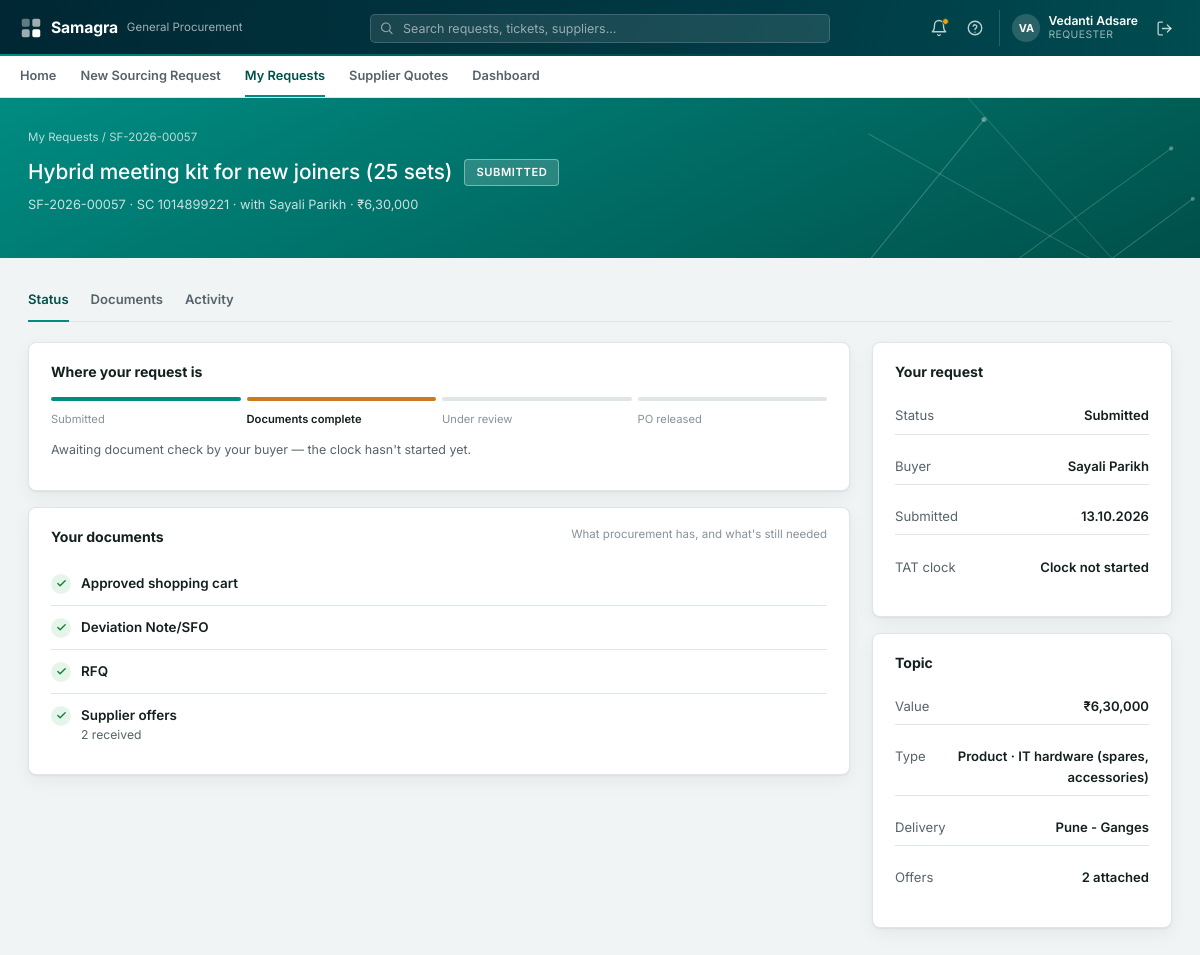
The app's page /requests/57 (signed in), older data.
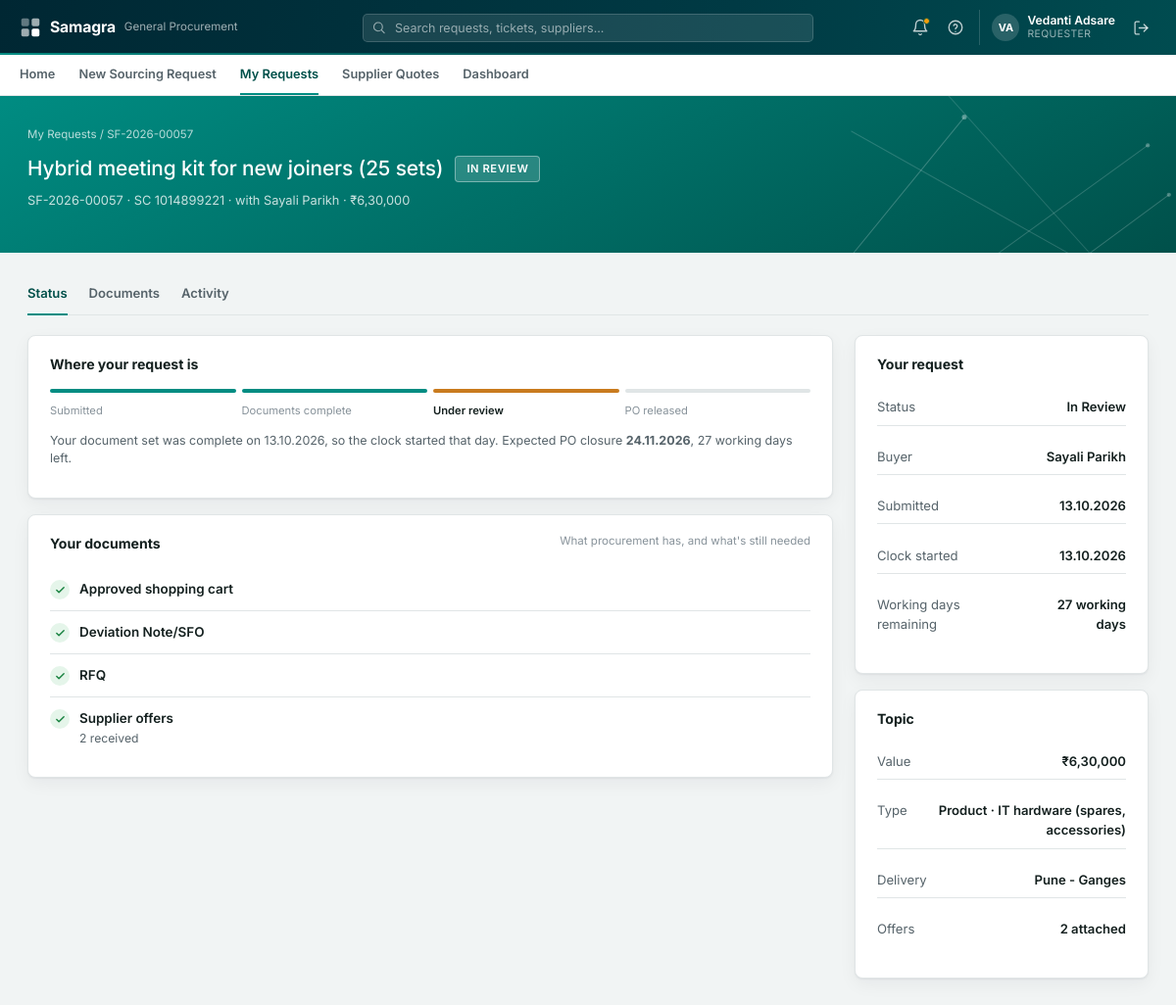
The same page, newer data.
### tables this page shows
CREATE TABLE cases (
    id                          INTEGER PRIMARY KEY AUTOINCREMENT,
    ticket_no                   TEXT UNIQUE,
    sc_number                   TEXT NOT NULL UNIQUE,
    topic_title                 TEXT NOT NULL,
    description                 TEXT,
    requestor_name              TEXT NOT NULL,
    requestor_email             TEXT NOT NULL,
    requestor_contact           TEXT,
    is_on_behalf                INTEGER DEFAULT 0,
    submitted_by_name           TEXT,
    submitted_by_email          TEXT,
    requesting_dept             TEXT NOT NULL,
    requisitioning_bu           TEXT,
    expense_commodity           TEXT,
    delivery_location           TEXT,
    topic_value_inr             REAL NOT NULL,
    currency                    TEXT,
    tax_basis                   TEXT,
    fc_valid_till               DATE,
    date_required_by            DATE,
    submitted_at                TIMESTAMP NOT NULL,
    status                      TEXT NOT NULL,
    assigned_buyer              TEXT,
    final_corrected_docs_date   DATE,
    defined_tat                 INTEGER,
    expected_po_closure         DATE,
    case_folder                 TEXT NOT NULL,
    parse_status                TEXT,
    remarks_for_user            TEXT,
    remarks_for_buyer           TEXT,
    in_scope                    INTEGER DEFAULT 1
, cost_center TEXT, employee_code TEXT, user_id TEXT, sourcing_type TEXT DEFAULT 'Product', fx_rate REAL DEFAULT 1.0, topic_value_foreign REAL, delivery_from_date DATE, delivery_to_date DATE, mrm_conducted TEXT, mrm_reason TEXT, po_number TEXT, delivery_building TEXT, mrm_relevant TEXT, offer_analysis TEXT, offer_analysis_at TIMESTAMP, source TEXT DEFAULT 'portal', external_case_id TEXT, category TEXT, est_value REAL, est_currency TEXT, rfq_deadline DATE, external_status TEXT, sourcing_basis TEXT DEFAULT 'One-time sourcing', value_eur REAL, offer_comparison TEXT, brief TEXT, brief_at TIMESTAMP, brief_key TEXT, market_benchmark TEXT, market_benchmark_at TIMESTAMP, infosec_answers TEXT, infosec_required INTEGER);

### routers/requester_routes.py (the view)
@router.get("/requests/{case_id}", response_class=HTMLResponse)
async def my_request_detail(request: Request, case_id: int, user=Depends(require_requester), tab: str = "status"):
    case = db.get_case(case_id)
    if case is None or case["requestor_email"] != user["email"]:
        return templates.TemplateResponse(request, "errors/404.html", {"user": user}, status_code=404)
    po_released_on = db.closed_on(case_id)
    clock = clock_for(case, po_released_on)
    days_text, days_reason = clock["text"], clock["detail"]
    attachments = db.list_attachments(case_id)
    line_items = db.list_line_items(case_id)
    activity = db.list_audit_for_requester(case_id)
    docs_checked = bool(case["final_corrected_docs_date"])
    if case["status"] == "APPROVED":
        stepper_stage = 4
    elif docs_checked:
        stepper_stage = 3
    else:
        stepper_stage = 2
    return templates.TemplateResponse(
        request,
        "requester/case_detail.html",
        {
            "user": user,
            "nav_page": "my_requests",
            "case": case,
            "days_text": days_text,
            "days_reason": days_reason,
            "clock": clock,
            "po_released_on": po_released_on,
            "attachments": attachments,
            "line_items": line_items,
            "activity": activity,
            "active_tab": ("activity" if tab in ("activity", "conversation")
                           else tab if tab in ("status", "documents") else "status"),
            "reply_error": request.session.pop("reply_error", None),
            "reply_ok": request.session.pop("reply_ok", None),
            "doc_types": DOC_TYPES,
            "max_file_mb": MAX_FILE_MB,
            "stepper_stage": stepper_stage,
            "docs_checked": docs_checked,
            "has_sc": any(a["doc_type"] == "SC" for a in attachments),
            "has_sfo": any(a["doc_type"] == "SFO" for a in attachments),
            "has_rfq": any(a["doc_type"] == "RFQ" for a in attachments),
            "has_budget": any(a["doc_type"] == "BUDGET_APPROVAL" for a in attachments),
            "offer_count": sum(1 for a in attachments if a["doc_type"] == "OFFER"),
        },
    )

### templates/requester/case_detail.html (shortened to what the changed rows need)
{% extends "base.html" %}
{% import "_macros/icons.html" as ic %}
{% import "_macros/document_list.html" as doclist %}
{% block hero %}
<div class="sf-hero-band">
    <div class="sf-hero-inner">
        <div class="sf-hero-breadcrumb"><a href="/requests">My Requests</a> / {{ case.ticket_no }}</div>
        <div class="sf-hero-row">
            <div class="sf-hero-title-group">
                <h1 class="sf-hero-title">{{ case.topic_title }}</h1>
                <span class="sf-status-onteal">{{ case.status | status_text }}</span>
            </div>
        </div>
        <p class="sf-hero-meta">
            {{ case.ticket_no }}{% if case.sourcing_basis == "Frame contract" %} · Frame contract{% else %} · SC {{ case.sc_number }}{% endif %}{% if case.assigned_buyer %} · with {{ case.assigned_buyer }}{% endif %} · {{ case | money }}
        </p>
    </div>
</div>
{% endblock %}
{% block content %}
<div class="sf-tab-panel {{ 'active' if active_tab == 'status' }}" data-tab-panel="status">
<div class="sf-cs-layout">
<div>
    <div class="sf-card">
        <div class="sf-cs-card__title">Where your request is</div>
        <div class="sf-cs-stepper">
            <div class="sf-cs-step {{ 'is-done' if stepper_stage > 1 else 'is-current' }}"></div>
            <div class="sf-cs-step {{ 'is-done' if stepper_stage > 2 else 'is-current' if stepper_stage == 2 }}"></div>
            <div class="sf-cs-step {{ 'is-done' if stepper_stage > 3 else 'is-current' if stepper_stage == 3 }}"></div>
            <div class="sf-cs-step {{ 'is-current' if stepper_stage == 4 }}"></div>
        </div>
        <div class="sf-cs-stepper-labels">
            <span class="{{ 'is-current' if stepper_stage == 1 }}">Submitted</span>
            <span class="{{ 'is-current' if stepper_stage == 2 }}">Documents complete</span>
            <span class="{{ 'is-current' if stepper_stage == 3 }}">Under review</span>
            <span class="{{ 'is-current' if stepper_stage == 4 }}">{{ "Contract issued" if case.sourcing_basis == "Frame contract" else "PO released" }}</span>
        </div>
        {% if docs_checked and case.status not in ("APPROVED", "REJECTED") %}
        <p class="sf-cs-stepper-note">Your document set was complete on {{ case.final_corrected_docs_date | date }}, so the clock started that day.{% if case.expected_po_closure %} Expected PO closure <strong>{{ case.expected_po_closure | date }}</strong>, {{ days_text }} left.{% endif %}</p>
        {% elif not docs_checked %}
        <p class="sf-cs-stepper-note">Awaiting document check by your buyer — the clock hasn't started yet.</p>
        {% endif %}
    </div>
</div>
<div>
    <div class="sf-card">
        <dl class="sf-cs-kv"><dt>Status</dt><dd>{{ case.status | status_text }}</dd></dl>
        <dl class="sf-cs-kv"><dt>Buyer</dt><dd>{{ case.assigned_buyer or "Not yet assigned" }}</dd></dl>
        <dl class="sf-cs-kv"><dt>Submitted</dt><dd>{{ case.submitted_at | date }}</dd></dl>
        {% if docs_checked %}
        <dl class="sf-cs-kv"><dt>Clock started</dt><dd>{{ case.final_corrected_docs_date | date }}</dd></dl>
        {% endif %}
        <dl class="sf-cs-kv"><dt>{{ clock.label }}</dt><dd>{{ clock.text }}</dd></dl>
    </div>
    <div class="sf-card">
        <dl class="sf-cs-kv"><dt>Type</dt><dd>{{ case.sourcing_type or "-" }}{{ " · " ~ case.expense_commodity if case.expense_commodity }}</dd></dl>
        <dl class="sf-cs-kv"><dt>Delivery</dt><dd>{{ case.delivery_location or "-" }}</dd></dl>
        {% set infosec = infosec_summary(case, attachments) %}
    </div>
</div>
</div>
</div>
{% endblock %}

Row changes from the older to the newer data that the page shows:
changed cases "Hybrid meeting kit for new joiners (25 sets)": status|status_text "SUBMITTED" → "IN REVIEW"; status "SUBMITTED" → "IN_PROGRESS" (drawn); final_corrected_docs_date (not shown) → "13.10.2026"; expected_po_closure (not shown) → "24.11.2026"; status|status_text "Submitted" → "In Review"
Text that changed along with them:
{{ days_text }}: (not shown) → "27 working days"
{{ clock.label }}: "TAT clock" → "Working days remaining"
{{ clock.text }}: "Clock not started" → "27 working days"
text no longer shown: "Awaiting document check by your buyer — the clock hasn't started yet."
text now shown: "Your document set was complete on , so the clock started that day. Expected PO closure , left. Clock started"
